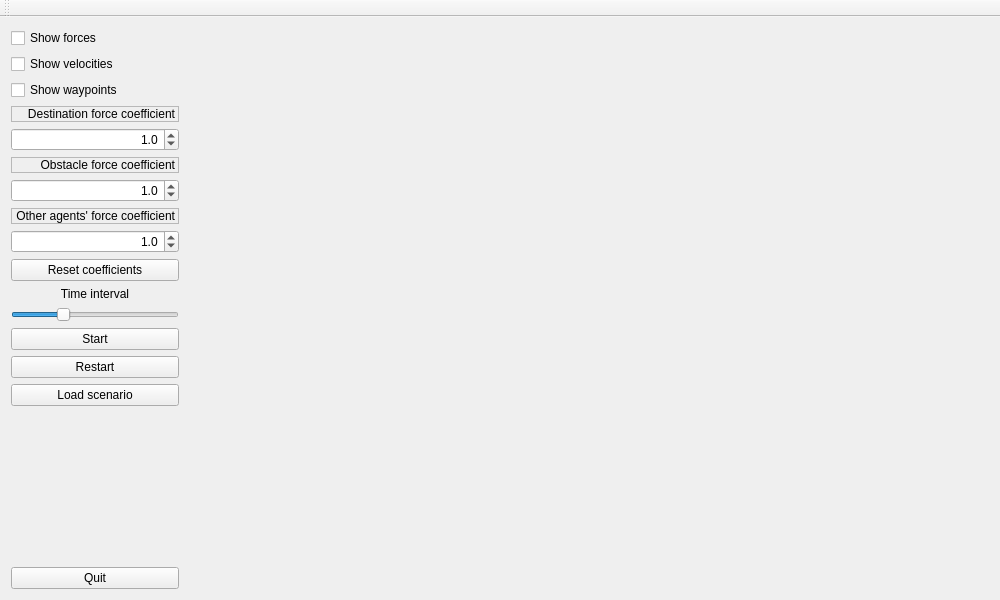
<?xml version="1.0" encoding="UTF-8"?>
<ui version="4.0">
 <class>MainWindow</class>
 <widget class="QMainWindow" name="MainWindow">
  <property name="geometry">
   <rect>
    <x>0</x>
    <y>0</y>
    <width>1000</width>
    <height>600</height>
   </rect>
  </property>
  <property name="minimumSize">
   <size>
    <width>1000</width>
    <height>600</height>
   </size>
  </property>
  <property name="maximumSize">
   <size>
    <width>16777215</width>
    <height>16777215</height>
   </size>
  </property>
  <property name="windowTitle">
   <string>Social Force Simulator</string>
  </property>
  <widget class="QWidget" name="centralWidget">
   <layout class="QHBoxLayout" name="horizontalLayout">
    <item>
     <layout class="QVBoxLayout" name="verticalLayout_2">
      <item>
       <layout class="QVBoxLayout" name="verticalLayout">
        <item>
         <widget class="QCheckBox" name="showForces">
          <property name="text">
           <string>Show forces</string>
          </property>
         </widget>
        </item>
        <item>
         <widget class="QCheckBox" name="showDirection">
          <property name="text">
           <string>Show velocities</string>
          </property>
         </widget>
        </item>
        <item>
         <widget class="QCheckBox" name="showWayPoints">
          <property name="text">
           <string>Show waypoints</string>
          </property>
         </widget>
        </item>
        <item>
         <widget class="QLabel" name="label_3">
          <property name="frameShape">
           <enum>QFrame::StyledPanel</enum>
          </property>
          <property name="text">
           <string>Destination force coefficient</string>
          </property>
          <property name="alignment">
           <set>Qt::AlignRight|Qt::AlignTrailing|Qt::AlignVCenter</set>
          </property>
         </widget>
        </item>
        <item>
         <widget class="QDoubleSpinBox" name="destForceCoe">
          <property name="wrapping">
           <bool>false</bool>
          </property>
          <property name="frame">
           <bool>true</bool>
          </property>
          <property name="alignment">
           <set>Qt::AlignRight|Qt::AlignTrailing|Qt::AlignVCenter</set>
          </property>
          <property name="decimals">
           <number>1</number>
          </property>
          <property name="maximum">
           <double>10.000000000000000</double>
          </property>
          <property name="singleStep">
           <double>0.100000000000000</double>
          </property>
          <property name="value">
           <double>1.000000000000000</double>
          </property>
         </widget>
        </item>
        <item>
         <widget class="QLabel" name="label">
          <property name="sizePolicy">
           <sizepolicy hsizetype="Preferred" vsizetype="Preferred">
            <horstretch>0</horstretch>
            <verstretch>0</verstretch>
           </sizepolicy>
          </property>
          <property name="frameShape">
           <enum>QFrame::StyledPanel</enum>
          </property>
          <property name="text">
           <string>Obstacle force coefficient</string>
          </property>
          <property name="alignment">
           <set>Qt::AlignRight|Qt::AlignTrailing|Qt::AlignVCenter</set>
          </property>
         </widget>
        </item>
        <item>
         <widget class="QDoubleSpinBox" name="obstacleForceCoe">
          <property name="alignment">
           <set>Qt::AlignRight|Qt::AlignTrailing|Qt::AlignVCenter</set>
          </property>
          <property name="decimals">
           <number>1</number>
          </property>
          <property name="maximum">
           <double>10.000000000000000</double>
          </property>
          <property name="singleStep">
           <double>0.100000000000000</double>
          </property>
          <property name="value">
           <double>1.000000000000000</double>
          </property>
         </widget>
        </item>
        <item>
         <widget class="QLabel" name="label_2">
          <property name="frameShape">
           <enum>QFrame::StyledPanel</enum>
          </property>
          <property name="text">
           <string>Other agents' force coefficient</string>
          </property>
          <property name="alignment">
           <set>Qt::AlignRight|Qt::AlignTrailing|Qt::AlignVCenter</set>
          </property>
         </widget>
        </item>
        <item>
         <widget class="QDoubleSpinBox" name="agentsForceCoe">
          <property name="alignment">
           <set>Qt::AlignRight|Qt::AlignTrailing|Qt::AlignVCenter</set>
          </property>
          <property name="decimals">
           <number>1</number>
          </property>
          <property name="maximum">
           <double>10.000000000000000</double>
          </property>
          <property name="singleStep">
           <double>0.100000000000000</double>
          </property>
          <property name="value">
           <double>1.000000000000000</double>
          </property>
         </widget>
        </item>
        <item>
         <widget class="QPushButton" name="resetCoefficientsB">
          <property name="text">
           <string>Reset coefficients</string>
          </property>
         </widget>
        </item>
        <item>
         <widget class="QLabel" name="label_4">
          <property name="frameShape">
           <enum>QFrame::NoFrame</enum>
          </property>
          <property name="text">
           <string>Time interval</string>
          </property>
          <property name="alignment">
           <set>Qt::AlignCenter</set>
          </property>
         </widget>
        </item>
        <item>
         <widget class="QSlider" name="horizontalSlider">
          <property name="sizePolicy">
           <sizepolicy hsizetype="Minimum" vsizetype="Fixed">
            <horstretch>0</horstretch>
            <verstretch>0</verstretch>
           </sizepolicy>
          </property>
          <property name="minimum">
           <number>1</number>
          </property>
          <property name="maximum">
           <number>100</number>
          </property>
          <property name="singleStep">
           <number>1</number>
          </property>
          <property name="value">
           <number>30</number>
          </property>
          <property name="sliderPosition">
           <number>30</number>
          </property>
          <property name="orientation">
           <enum>Qt::Horizontal</enum>
          </property>
          <property name="tickPosition">
           <enum>QSlider::NoTicks</enum>
          </property>
          <property name="tickInterval">
           <number>0</number>
          </property>
         </widget>
        </item>
        <item>
         <widget class="QPushButton" name="startStopB">
          <property name="text">
           <string>Start</string>
          </property>
         </widget>
        </item>
        <item>
         <widget class="QPushButton" name="restartB">
          <property name="text">
           <string>Restart</string>
          </property>
         </widget>
        </item>
        <item>
         <widget class="QPushButton" name="loadScenarioB">
          <property name="text">
           <string>Load scenario</string>
          </property>
         </widget>
        </item>
        <item>
         <spacer name="verticalSpacer">
          <property name="orientation">
           <enum>Qt::Vertical</enum>
          </property>
          <property name="sizeHint" stdset="0">
           <size>
            <width>20</width>
            <height>40</height>
           </size>
          </property>
         </spacer>
        </item>
       </layout>
      </item>
      <item>
       <widget class="QPushButton" name="pushButton">
        <property name="text">
         <string>Quit</string>
        </property>
       </widget>
      </item>
     </layout>
    </item>
    <item>
     <widget class="GLWidget" name="myGLWidget" native="true">
      <property name="sizePolicy">
       <sizepolicy hsizetype="Expanding" vsizetype="Preferred">
        <horstretch>0</horstretch>
        <verstretch>0</verstretch>
       </sizepolicy>
      </property>
     </widget>
    </item>
   </layout>
  </widget>
  <widget class="QToolBar" name="mainToolBar">
   <attribute name="toolBarArea">
    <enum>TopToolBarArea</enum>
   </attribute>
   <attribute name="toolBarBreak">
    <bool>false</bool>
   </attribute>
  </widget>
 </widget>
 <layoutdefault spacing="6" margin="11"/>
 <customwidgets>
  <customwidget>
   <class>GLWidget</class>
   <extends>QWidget</extends>
   <header>glwidget.h</header>
   <container>1</container>
  </customwidget>
 </customwidgets>
 <resources/>
 <connections>
  <connection>
   <sender>pushButton</sender>
   <signal>released()</signal>
   <receiver>MainWindow</receiver>
   <slot>close()</slot>
   <hints>
    <hint type="sourcelabel">
     <x>57</x>
     <y>571</y>
    </hint>
    <hint type="destinationlabel">
     <x>40</x>
     <y>326</y>
    </hint>
   </hints>
  </connection>
 </connections>
</ui>
